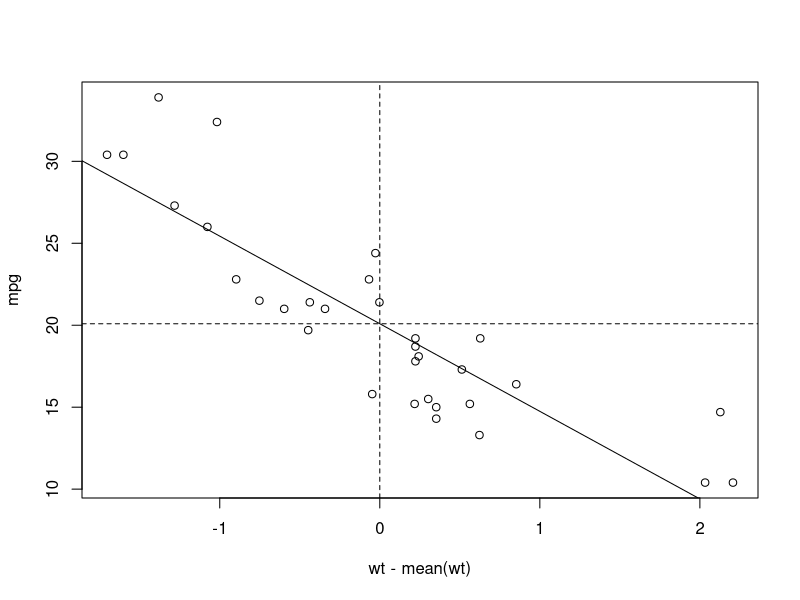
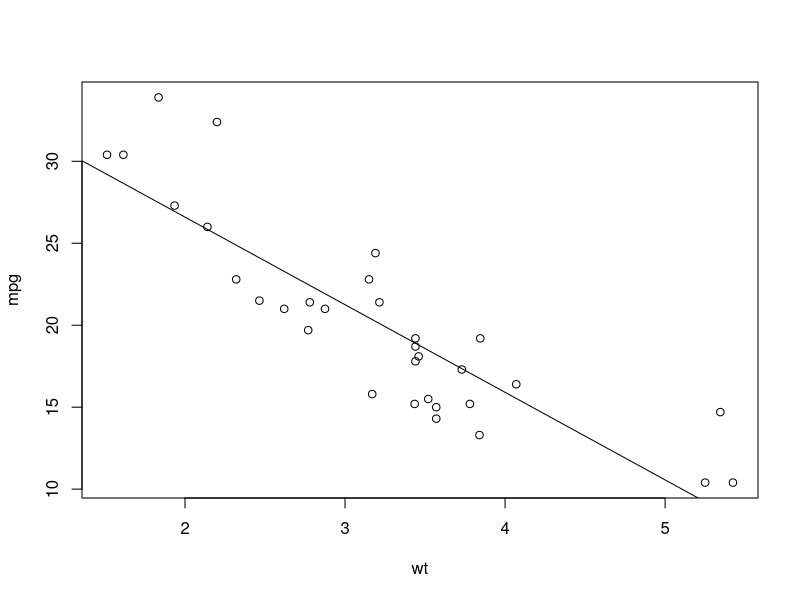

Source code (R) for these figures, in order:
# Quiz 2

## 1
x <- c(0.61, 0.93, 0.83, 0.35, 0.54, 0.16, 0.91, 0.62, 0.62)
y <- c(0.67, 0.84, 0.6, 0.18, 0.85, 0.47, 1.1, 0.65, 0.36)
fit <- lm(y ~ x)
summary(fit)

## 3
data(mtcars)
fit <- lm(mpg ~ I(wt - mean(wt)), mtcars)
summary(fit)
with(mtcars, plot(wt - mean(wt), mpg))
abline(fit)
abline(h=mean(mtcars$mpg), v=0, lty=2)
sumCoef <- summary(fit)$coef
sumCoef[1,1] + c(-1,1) * qt(.975, df=fit$df) * sumCoef[2,2]


## 5
data(mtcars)
fit <- lm(mpg ~ wt, mtcars)
with(mtcars, plot(wt, mpg))
abline(fit)
predict(fit, data.frame(wt=mean(mtcars$wt)), interval = ("prediction"))
predict(fit, data.frame(wt=mean(mtcars$wt)), interval = ("confidence"))


## 6
data(mtcars)
x <- mtcars$wt / 2
x <- x - mean(x)
y <- mtcars$mpg
fit <- lm(y ~ x)
summary(fit)
predict(fit, interval = ("confidence"))

sumCoef <- summary(fit)$coef
sumCoef[2,1] + c(-1,1) * qt(.975, df=fit$df) * sumCoef[2,2]
